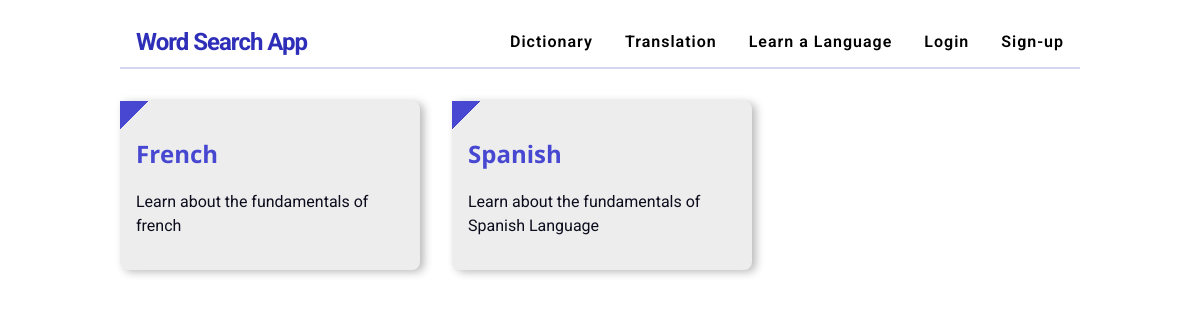
The page /curriculum/funadamental/ on the database its author committed.
### curriculum/models.py (models this page shows, shortened)
class Subject(models.Model):
    subject_id = models.CharField(max_length=100, unique=True)
    name = models.CharField(max_length=100)
    slug = models.SlugField(null=True, blank=True)
    standard = models.ForeignKey(Standard, on_delete=models.CASCADE, related_name='subjects')
    image = models.CharField(max_length=500, blank=True)
    description = models.TextField(max_length=500,blank=True)
    file_object = open("Curriculum_model_log.txt", 'a+')
    logger.log(file_object, 'Created subject table ', 'Info')

### curriculum/views.py (the view)
# urls.py: path('<slug:slug>/', views.SubjectListView.as_view(), name='subject_list'),
class SubjectListView(DetailView):
    context_object_name = 'standards'
    file_object = open("Curriculum_log.txt", 'a+')
    logger.log(file_object, 'Shows the details of subjects ', 'Info')
    model = Standard
    template_name = 'curriculum/subject_list_view.html'

### curriculum/templates/curriculum/subject_list_view.html
{% extends 'Login/base.html' %}
{% block content %}
  <div class="subject-list">
    <div class="subject-list__container">
      {%for subject in standards.subjects.all %}
        <div class="subject-list__block">
          <a href = "{% url 'curriculum:lesson_list' slug=subject.slug standard=standards.slug %}">
            <h2>{{subject.name}}</h2>
          <p>{{subject.description|truncatechars:100}}</p>
        </a>
        </div>
      {% endfor %}
    </div>
  </div>
{% endblock%}

### Login/static/Login/css/master.css (style rules this page uses)
* { box-sizing: border-box; }
html { scroll-behavior: smooth; }
body { margin: 0; font-family: "Roboto", sans-serif; font-weight: 400; }
h1, h2 { font-family: "Open Sans", sans-serif; }
a { color: inherit; display: inline-block; text-decoration: none; }
.standard-list, .lesson-list, .subject-list { text-align: center; width: 80%; margin: 2rem auto; }
.standard-list__container, .lesson-list__container, .subject-list__container { text-align: left; display: flex; flex-wrap: wrap; }
.standard-list__block, .lesson-list__block, .subject-list__block { max-width: 300px; background-color: rgba(26, 26, 26, 0.08); background: linear-gradient(135deg, #4747d1 0px, #4747d1 20px, rgba(26, 26, 26, 0.08) 20px); margin: 0 2rem 2rem 0; padding: 1rem; border-radius: 0 0.5rem 0.5rem; box-shadow: 4px 2px 8px rgba(26, 26, 26, 0.3); transition: 0.3s linear all; }
.standard-list__block a, .lesson-list__block a, .subject-list__block a { text-decoration: none; }
.standard-list__block h2, .lesson-list__block h2, .subject-list__block h2 { color: #4747d1; }
.standard-list__block p, .lesson-list__block p, .subject-list__block p { line-height: 1.5; color: #0c0c1d; }

### rows shown on the page
Subject: name "French", description "Learn about the fundamentals of french"
Subject: name "Spanish", description "Learn about the fundamentals of Spanish Language"
